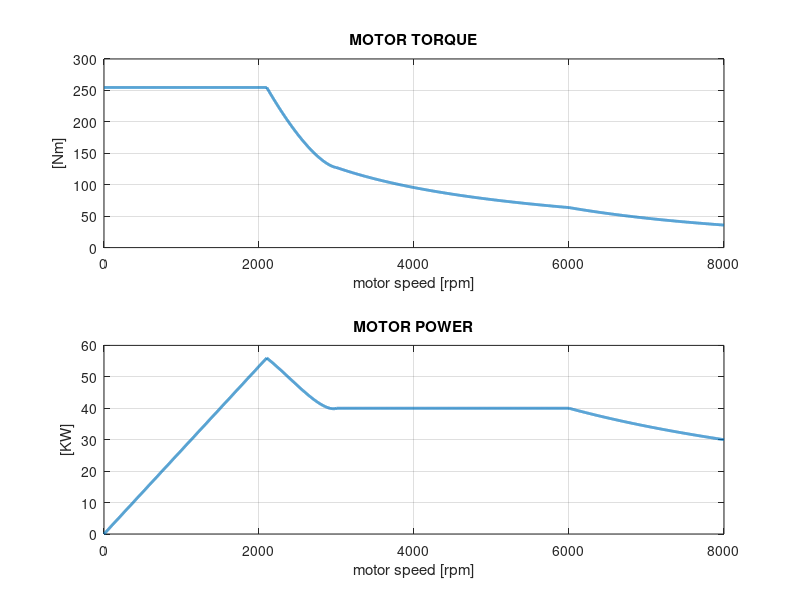

Source code (MATLAB):
% create a user defined characteristic of an electric drive
%May 15th, 2024
%clear all
close all

%1st trait 0-A:     constant maximum torque
%2nd trait A-B:     connection between overload and rated
%3rd trait B-C:     constant power
%4th trait C-inf:   decreasing power

%%%PARAMETRS 
%pb: rated power [W]
pb=40000;
%nb: rated speed [rpm]
nb=3000;

%tb: base torque [Nm]
tb=pb/(2*pi*nb/60);

%ta: maximum torque [Nm]
ta=2*tb;

%na: max speed of max torque [rpm]
na=nb*0.7;

%nc: maximum speed of constant power
nc=2*nb;

%dn: motor speed step [rpm]
dn=1;

%n: motor speed vector [rpm]
n=[0:dn:8000];

%tm: motor torque vector [Nm]

i=0
for i=1: length (n);
    if n(i)<=na
        %0-A trait
        tm(i)=ta;
    else
        if n(i)<=nb
        % A-B trait
        tm(i)=(ta-tb)*((nb-n(i))/(nb-na))^1.5+tb;
        else
            if n(i)<=nc
                %B-C trait
                tm(i)=tb*nb/n(i);
                tc=tm(i);
            else
                %C trait
                tm(i)=tc*(nc/n(i))^2;
            end
        end
    end
end

%pm: motor power [W]
pm=tm.*n*2*pi/60;


figure 
subplot (2,1,1)
plot(n,tm,'linewidth',2)
grid
xlabel('motor speed [rpm]')
ylabel ('[Nm]')
title ('MOTOR TORQUE')

subplot (2,1,2)
plot(n,pm/1000,'linewidth',2)
grid
xlabel('motor speed [rpm]')
ylabel ('[KW]')
title ('MOTOR POWER')

